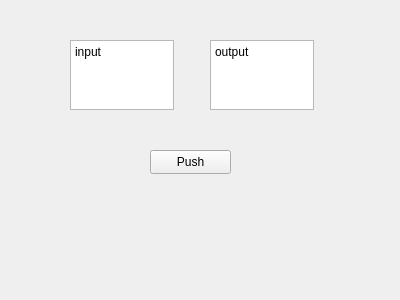
<?xml version="1.0" encoding="UTF-8"?>
<ui version="4.0">
 <class>Widget</class>
 <widget class="QWidget" name="Widget">
  <property name="geometry">
   <rect>
    <x>0</x>
    <y>0</y>
    <width>400</width>
    <height>300</height>
   </rect>
  </property>
  <property name="windowTitle">
   <string>Widget</string>
  </property>
  <widget class="QPushButton" name="pushButton">
   <property name="geometry">
    <rect>
     <x>150</x>
     <y>150</y>
     <width>81</width>
     <height>24</height>
    </rect>
   </property>
   <property name="text">
    <string>Push</string>
   </property>
  </widget>
  <widget class="QTextEdit" name="textEdit">
   <property name="geometry">
    <rect>
     <x>70</x>
     <y>40</y>
     <width>104</width>
     <height>70</height>
    </rect>
   </property>
   <property name="html">
    <string>&lt;!DOCTYPE HTML PUBLIC &quot;-//W3C//DTD HTML 4.0//EN&quot; &quot;http://www.w3.org/TR/REC-html40/strict.dtd&quot;&gt;
&lt;html&gt;&lt;head&gt;&lt;meta name=&quot;qrichtext&quot; content=&quot;1&quot; /&gt;&lt;style type=&quot;text/css&quot;&gt;
p, li { white-space: pre-wrap; }
&lt;/style&gt;&lt;/head&gt;&lt;body style=&quot; font-family:'Sans Serif'; font-size:9pt; font-weight:400; font-style:normal;&quot;&gt;
&lt;p style=&quot; margin-top:0px; margin-bottom:0px; margin-left:0px; margin-right:0px; -qt-block-indent:0; text-indent:0px;&quot;&gt;input&lt;/p&gt;&lt;/body&gt;&lt;/html&gt;</string>
   </property>
  </widget>
  <widget class="QTextEdit" name="textEdit_2">
   <property name="geometry">
    <rect>
     <x>210</x>
     <y>40</y>
     <width>104</width>
     <height>70</height>
    </rect>
   </property>
   <property name="html">
    <string>&lt;!DOCTYPE HTML PUBLIC &quot;-//W3C//DTD HTML 4.0//EN&quot; &quot;http://www.w3.org/TR/REC-html40/strict.dtd&quot;&gt;
&lt;html&gt;&lt;head&gt;&lt;meta name=&quot;qrichtext&quot; content=&quot;1&quot; /&gt;&lt;style type=&quot;text/css&quot;&gt;
p, li { white-space: pre-wrap; }
&lt;/style&gt;&lt;/head&gt;&lt;body style=&quot; font-family:'Sans Serif'; font-size:9pt; font-weight:400; font-style:normal;&quot;&gt;
&lt;p style=&quot; margin-top:0px; margin-bottom:0px; margin-left:0px; margin-right:0px; -qt-block-indent:0; text-indent:0px;&quot;&gt;output&lt;/p&gt;&lt;/body&gt;&lt;/html&gt;</string>
   </property>
  </widget>
 </widget>
 <layoutdefault spacing="6" margin="11"/>
 <resources/>
 <connections/>
</ui>
